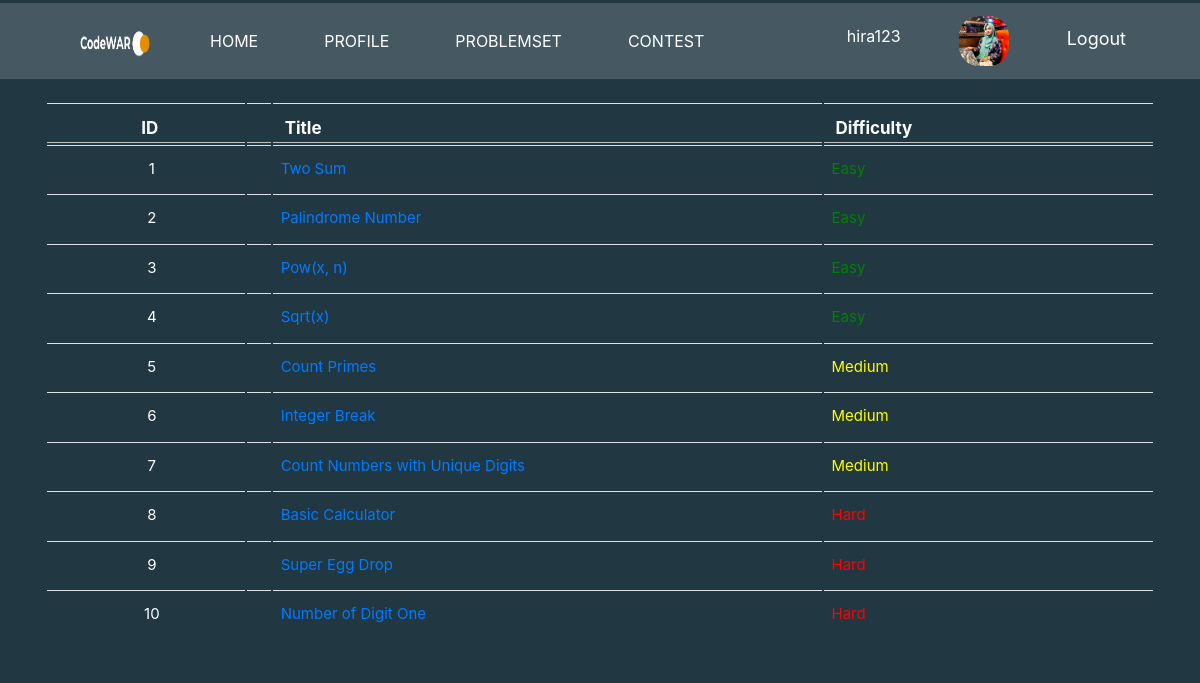
Page /war/war/problemset.php (signed in) on the committed database.
### tables this page shows
CREATE TABLE `user` (
  `name` varchar(100) NOT NULL,
  `handle` varchar(100) NOT NULL,
  `email` varchar(100) NOT NULL,
  `password` varchar(100) NOT NULL,
  `rank` varchar(50) NOT NULL,
  `image` varchar(1000) NOT NULL,
  `solveCount` int(11) NOT NULL
);

CREATE TABLE `problemset` (
  `title` varchar(100) NOT NULL,
  `difficulty` varchar(50) NOT NULL,
  `st` varchar(10000) NOT NULL,
  `example` varchar(10000) NOT NULL,
  `con` varchar(10000) NOT NULL,
  `problemid` int(11) NOT NULL,
  `testcase` varchar(100) NOT NULL,
  `output` varchar(10000) NOT NULL,
  `help` varchar(1000) NOT NULL
);

### war/war/problemset.php (the view, shortened to what this page needs)
<?php
$servername = "localhost";
$username = "root";
$password = "";
$dbname = "codewar";
$conn = new mysqli($servername, $username, $password, $dbname);
$userEmail = $_SESSION['user_id'];
$sql = "SELECT * FROM user WHERE email = '$userEmail'";
$result = $conn->query($sql);
if ($result->num_rows > 0) {
	$user = $result->fetch_assoc();
	$handle = $user['handle'];
	$image = $user['image'];
}
?>
<!DOCTYPE html>
<html lang="en">
<head>
	<link rel="stylesheet" href="https://cdn.jsdelivr.net/npm/bootstrap@4.0.0/dist/css/bootstrap.min.css">
	<link rel="stylesheet" href="https://cdnjs.cloudflare.com/ajax/libs/font-awesome/4.7.0/css/font-awesome.min.css">
	<link rel="stylesheet" href="https://cdn.jsdelivr.net/npm/bootstrap-icons@1.5.0/font/bootstrap-icons.css" />
</head>
<body style="background-color:#213742; color:#fff">
	<nav style="margin-top:-0.6%" class="navbar navbar-expand-lg ">
		<a class="navbar-brand ml-5 mr-5" href=""><img src="img/logo.png" width="90" height="50"></a>
		<div class="collapse navbar-collapse" id="navbarSupportedContent">
			<ul class="navbar-nav mr-auto">
				<li class="nav-item ">
					<a class="nav-link" href="index.php">HOME</a>
				</li>
				<li class="nav-item ">
					<a class="nav-link" href="profile.php">PROFILE</a>
				</li>
				<li class="nav-item ">
					<a class="nav-link" href="problemset.php">PROBLEMSET</a>
				</li>
				<li class="nav-item ">
					<a class="nav-link" href="contest.php">CONTEST</a>
				</li>
			</ul>
			<ul class="navbar-nav">
				<li class="nav-item">
					<span class="nav-link ml-2"><?php echo $handle; ?></span>
				</li>
				<li class="nav-item">
					<img style="border-radius: 20px; width: 50px; height: 50px;" src="img/<?php echo $image; ?>" alt="User Image">
				</li>
				<li class="nav-item">
					<form method="post" action="logout.php">
						<button id="logoutbt" type="submit" name="logout">Logout</button>
					</form>
				</li>
			</ul>
		</div>
	</nav>
	<div class="container">
		<div class="row">
			<div class="col-lg-12">
				<div class="main-box clearfix">
					<div class="table-responsive">
						<table style="margin-top:2%; " class="table user-list">
							<thead>
								<tr>
									<th style="text-align: center;">ID</th>
									<th></th>
									<th>Title</th>
									<th>Difficulty</th>
								</tr>
							</thead>
							<tbody>
								<?php
								$sql = "SELECT * FROM `problemset` WHERE 1";
								$result = $conn->query($sql);
								if ($result->num_rows > 0) {
									while ($row = $result->fetch_assoc()) {
										$col='green';
										if($row['difficulty']=="Medium"){
											$col='yellow';
										}
										else if($row['difficulty']=="Hard"){
											$col='red';
										}
										echo '<tr>';
										echo '<td class="text-center" style="width: 18%;">' . $row['problemid'] . '</td>';
										echo '<td style="width: 2%;"><a href=""></a></td>';
										echo '<td style="width: 50%;"><a href="statement.php?problemid=' . $row['problemid'] . '">' . $row['title'] . '</a></td>';
										echo '<td style="width: 30%; color:'.$col.';">
                                ' . $row['difficulty'] . '
                                </td>';
										echo  "</tr>";
									}
								}
								?>
							</tbody>
						</table>
					</div>
				</div>
			</div>
		</div>
	</div>
</body>
</html>

### war/war/problemset.php (style rules this page uses)
body { margin-top: 10px; }
.table { border-collapse: separate; background-color:transparent; font-size: 17px; }
.table thead>tr>th { border-bottom: 1px solid #C2C2C2; padding-bottom: 0; }
.table tbody>tr>td { font-size: 15px; background: transparent; vertical-align: middle; padding: 12px 8px; }
.table tbody>tr>td:first-child, .table thead>tr>th:first-child { padding-left: 20px; }
.navbar { background-color: #465962; }
.nav-link { color: #fff }
.navbar-nav>li { margin-right: 50px; }
#logoutbt { background-color: transparent; margin-top: 8%; border: 2px solid #465962; color: white; font-size: 18px; }

### rows in the picture
user: handle "hira123", image (picture)
problemset: problemid "1", title "Two Sum", difficulty "Easy"
problemset: problemid "2", title "Palindrome Number", difficulty "Easy"
problemset: problemid "3", title "Pow(x, n)", difficulty "Easy"
problemset: problemid "4", title "Sqrt(x)", difficulty "Easy"
problemset: problemid "5", title "Count Primes", difficulty "Medium"
problemset: problemid "6", title "Integer Break", difficulty "Medium"
problemset: problemid "7", title "Count Numbers with Unique Digits", difficulty "Medium"
problemset: problemid "8", title "Basic Calculator", difficulty "Hard"
problemset: problemid "9", title "Super Egg Drop", difficulty "Hard"
problemset: problemid "10", title "Number of Digit One", difficulty "Hard"
